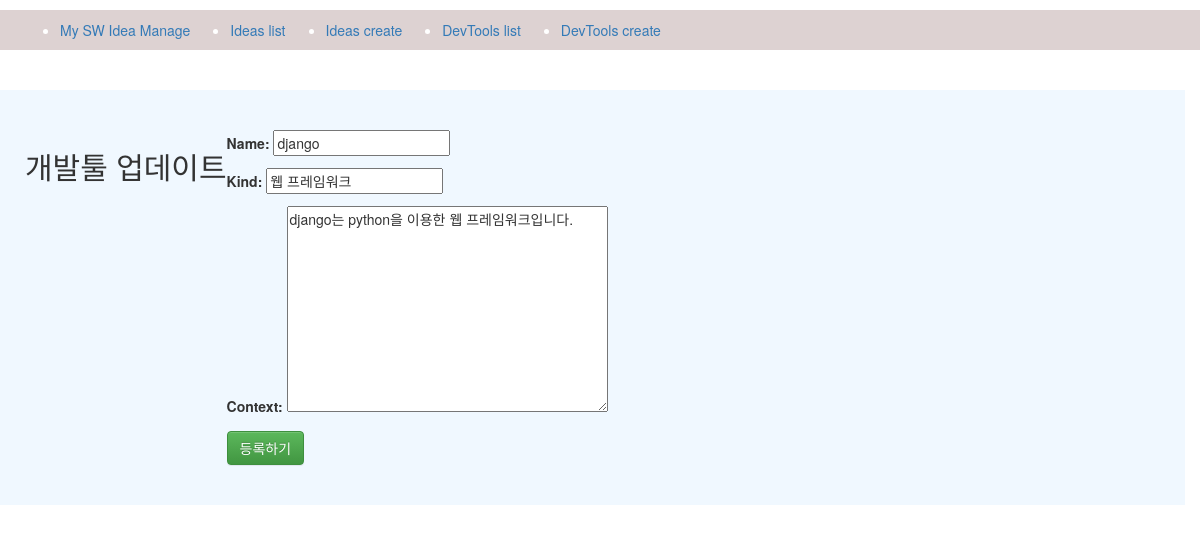
The app's page /devtools/1/update, older data.
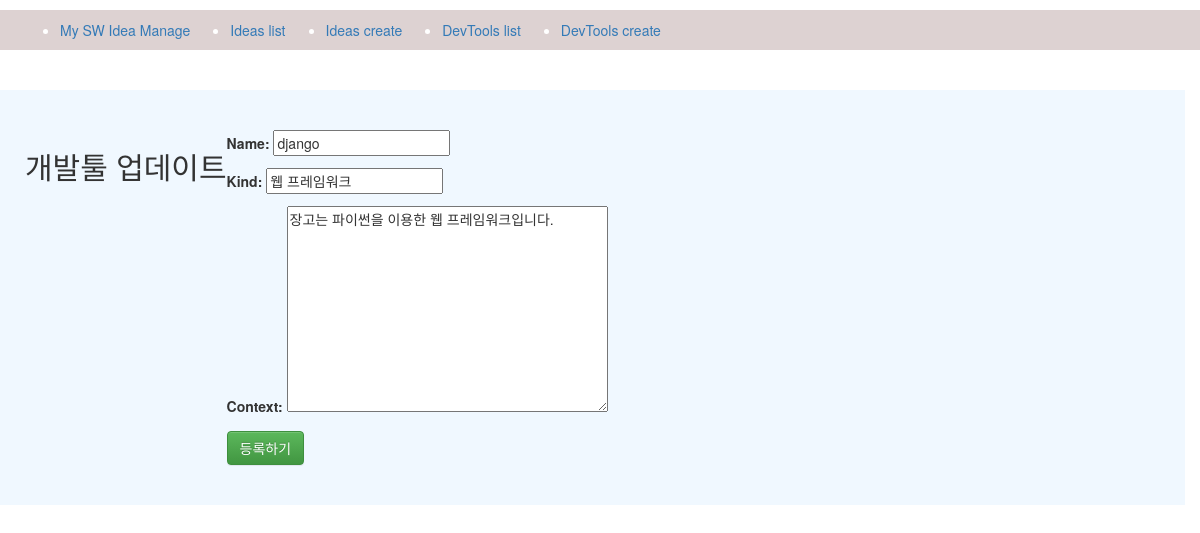
The same page, newer data.
### ideas/models.py (models this page shows, shortened)
class DevTool(models.Model):
    name = models.CharField(max_length=255, default='')
    kind = models.CharField(max_length=255, default='')
    context = models.TextField(default='')

### ideas/views.py (the view)
# urls.py: path('devtools/<int:pk>/update', tool_update, name='tool_update'),
def tool_update(req,pk):
  tool = DevTool.objects.get(id=pk)
  if req.method == "GET":
    form = DevToolForm(instance=tool)
    ctx = {'form' : form, 'pk':pk}
    return render(req,'tool_update.html',ctx)
  form = DevToolForm(req.POST, req.FILES, instance=tool)
  if form.is_valid():
    form.save()
  return redirect("ideas:tool_detail", pk)

### ideas/forms.py
class DevToolForm(forms.ModelForm):
  class Meta():
    model = DevTool
    fields = ['name', 'kind', 'context']

### ideas/templates/tool_update.html
{% extends 'base.html' %}
{% block content %}
<h2>개발툴 업데이트</h2>
<form
    action="{% url 'ideas:tool_update' pk=pk %}"
    method="post"
    enctype="multipart/form-data">
    {%csrf_token%} {{form.as_p}}
    <button class="btn btn-success">등록하기</button>
  </form>
{% endblock %}

Row changes from the older to the newer data that the page shows:
changed DevTool "django": context "django는 python을 이용한 웹 프레임워크입니다." → "장고는 파이썬을 이용한 웹 프레임워크입니다."
